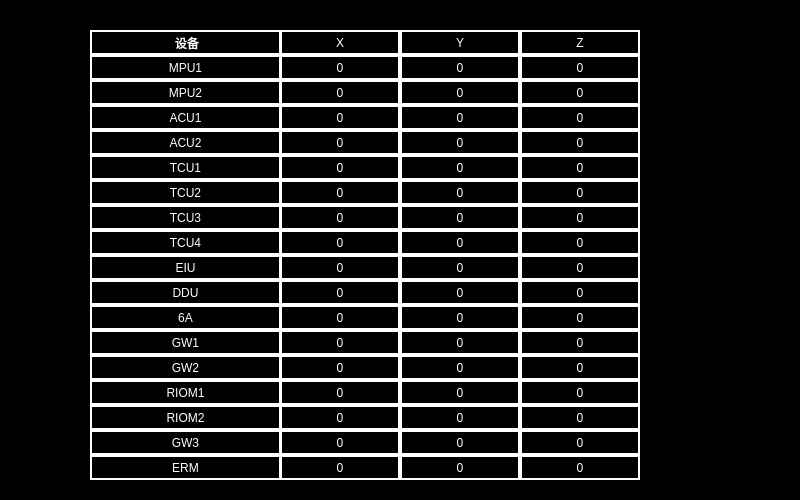
<?xml version="1.0" encoding="UTF-8"?>
<ui version="4.0">
 <class>DeviceDataVersion</class>
 <widget class="QWidget" name="DeviceDataVersion">
  <property name="geometry">
   <rect>
    <x>0</x>
    <y>0</y>
    <width>800</width>
    <height>500</height>
   </rect>
  </property>
  <property name="windowTitle">
   <string>Form</string>
  </property>
  <property name="styleSheet">
   <string notr="true">QWidget
{
	background-color: black;
}
QPushButton
{
	font:14px;
    color: rgb(0,0,0);
	background-color: rgb(0, 255, 0);
	border-top: 2px solid white;	
	border-left: 2px solid white;
}
QLabel
{
color:rgb(255,255,255);
border:2px  solid white;
}
</string>
  </property>
  <widget class="QLabel" name="label">
   <property name="geometry">
    <rect>
     <x>90</x>
     <y>30</y>
     <width>191</width>
     <height>25</height>
    </rect>
   </property>
   <property name="text">
    <string> 设备</string>
   </property>
   <property name="alignment">
    <set>Qt::AlignCenter</set>
   </property>
  </widget>
  <widget class="QLabel" name="label_2">
   <property name="geometry">
    <rect>
     <x>90</x>
     <y>55</y>
     <width>191</width>
     <height>25</height>
    </rect>
   </property>
   <property name="text">
    <string>MPU1</string>
   </property>
   <property name="alignment">
    <set>Qt::AlignCenter</set>
   </property>
  </widget>
  <widget class="QLabel" name="label_3">
   <property name="geometry">
    <rect>
     <x>90</x>
     <y>105</y>
     <width>191</width>
     <height>25</height>
    </rect>
   </property>
   <property name="text">
    <string>ACU1</string>
   </property>
   <property name="alignment">
    <set>Qt::AlignCenter</set>
   </property>
  </widget>
  <widget class="QLabel" name="label_4">
   <property name="geometry">
    <rect>
     <x>90</x>
     <y>80</y>
     <width>191</width>
     <height>25</height>
    </rect>
   </property>
   <property name="text">
    <string>MPU2</string>
   </property>
   <property name="alignment">
    <set>Qt::AlignCenter</set>
   </property>
  </widget>
  <widget class="QLabel" name="label_5">
   <property name="geometry">
    <rect>
     <x>90</x>
     <y>155</y>
     <width>191</width>
     <height>25</height>
    </rect>
   </property>
   <property name="text">
    <string>TCU1</string>
   </property>
   <property name="alignment">
    <set>Qt::AlignCenter</set>
   </property>
  </widget>
  <widget class="QLabel" name="label_6">
   <property name="geometry">
    <rect>
     <x>90</x>
     <y>130</y>
     <width>191</width>
     <height>25</height>
    </rect>
   </property>
   <property name="text">
    <string>ACU2</string>
   </property>
   <property name="alignment">
    <set>Qt::AlignCenter</set>
   </property>
  </widget>
  <widget class="QLabel" name="label_7">
   <property name="geometry">
    <rect>
     <x>90</x>
     <y>205</y>
     <width>191</width>
     <height>25</height>
    </rect>
   </property>
   <property name="text">
    <string>TCU3</string>
   </property>
   <property name="alignment">
    <set>Qt::AlignCenter</set>
   </property>
  </widget>
  <widget class="QLabel" name="label_8">
   <property name="geometry">
    <rect>
     <x>90</x>
     <y>180</y>
     <width>191</width>
     <height>25</height>
    </rect>
   </property>
   <property name="text">
    <string>TCU2</string>
   </property>
   <property name="alignment">
    <set>Qt::AlignCenter</set>
   </property>
  </widget>
  <widget class="QLabel" name="label_9">
   <property name="geometry">
    <rect>
     <x>90</x>
     <y>380</y>
     <width>191</width>
     <height>25</height>
    </rect>
   </property>
   <property name="text">
    <string>RIOM1</string>
   </property>
   <property name="alignment">
    <set>Qt::AlignCenter</set>
   </property>
  </widget>
  <widget class="QLabel" name="label_10">
   <property name="geometry">
    <rect>
     <x>90</x>
     <y>405</y>
     <width>191</width>
     <height>25</height>
    </rect>
   </property>
   <property name="text">
    <string>RIOM2</string>
   </property>
   <property name="alignment">
    <set>Qt::AlignCenter</set>
   </property>
  </widget>
  <widget class="QLabel" name="label_11">
   <property name="geometry">
    <rect>
     <x>90</x>
     <y>255</y>
     <width>191</width>
     <height>25</height>
    </rect>
   </property>
   <property name="text">
    <string>EIU</string>
   </property>
   <property name="alignment">
    <set>Qt::AlignCenter</set>
   </property>
  </widget>
  <widget class="QLabel" name="label_12">
   <property name="geometry">
    <rect>
     <x>90</x>
     <y>230</y>
     <width>191</width>
     <height>25</height>
    </rect>
   </property>
   <property name="text">
    <string>TCU4</string>
   </property>
   <property name="alignment">
    <set>Qt::AlignCenter</set>
   </property>
  </widget>
  <widget class="QLabel" name="label_13">
   <property name="geometry">
    <rect>
     <x>90</x>
     <y>305</y>
     <width>191</width>
     <height>25</height>
    </rect>
   </property>
   <property name="text">
    <string>6A</string>
   </property>
   <property name="alignment">
    <set>Qt::AlignCenter</set>
   </property>
  </widget>
  <widget class="QLabel" name="label_14">
   <property name="geometry">
    <rect>
     <x>90</x>
     <y>355</y>
     <width>191</width>
     <height>25</height>
    </rect>
   </property>
   <property name="text">
    <string>GW2</string>
   </property>
   <property name="alignment">
    <set>Qt::AlignCenter</set>
   </property>
  </widget>
  <widget class="QLabel" name="label_15">
   <property name="geometry">
    <rect>
     <x>90</x>
     <y>330</y>
     <width>191</width>
     <height>25</height>
    </rect>
   </property>
   <property name="text">
    <string>GW1</string>
   </property>
   <property name="alignment">
    <set>Qt::AlignCenter</set>
   </property>
  </widget>
  <widget class="QLabel" name="label_16">
   <property name="geometry">
    <rect>
     <x>90</x>
     <y>280</y>
     <width>191</width>
     <height>25</height>
    </rect>
   </property>
   <property name="text">
    <string>DDU</string>
   </property>
   <property name="alignment">
    <set>Qt::AlignCenter</set>
   </property>
  </widget>
  <widget class="QLabel" name="label_17">
   <property name="geometry">
    <rect>
     <x>90</x>
     <y>430</y>
     <width>191</width>
     <height>25</height>
    </rect>
   </property>
   <property name="text">
    <string>GW3</string>
   </property>
   <property name="alignment">
    <set>Qt::AlignCenter</set>
   </property>
  </widget>
  <widget class="QLabel" name="label_18">
   <property name="geometry">
    <rect>
     <x>90</x>
     <y>455</y>
     <width>191</width>
     <height>25</height>
    </rect>
   </property>
   <property name="text">
    <string>ERM</string>
   </property>
   <property name="alignment">
    <set>Qt::AlignCenter</set>
   </property>
  </widget>
  <widget class="QLabel" name="label_19">
   <property name="geometry">
    <rect>
     <x>280</x>
     <y>180</y>
     <width>120</width>
     <height>25</height>
    </rect>
   </property>
   <property name="text">
    <string>0</string>
   </property>
   <property name="alignment">
    <set>Qt::AlignCenter</set>
   </property>
  </widget>
  <widget class="QLabel" name="label_20">
   <property name="geometry">
    <rect>
     <x>280</x>
     <y>355</y>
     <width>120</width>
     <height>25</height>
    </rect>
   </property>
   <property name="text">
    <string>0</string>
   </property>
   <property name="alignment">
    <set>Qt::AlignCenter</set>
   </property>
  </widget>
  <widget class="QLabel" name="label_21">
   <property name="geometry">
    <rect>
     <x>280</x>
     <y>205</y>
     <width>120</width>
     <height>25</height>
    </rect>
   </property>
   <property name="text">
    <string>0</string>
   </property>
   <property name="alignment">
    <set>Qt::AlignCenter</set>
   </property>
  </widget>
  <widget class="QLabel" name="label_22">
   <property name="geometry">
    <rect>
     <x>280</x>
     <y>430</y>
     <width>120</width>
     <height>25</height>
    </rect>
   </property>
   <property name="text">
    <string>0</string>
   </property>
   <property name="alignment">
    <set>Qt::AlignCenter</set>
   </property>
  </widget>
  <widget class="QLabel" name="label_23">
   <property name="geometry">
    <rect>
     <x>280</x>
     <y>130</y>
     <width>120</width>
     <height>25</height>
    </rect>
   </property>
   <property name="text">
    <string>0</string>
   </property>
   <property name="alignment">
    <set>Qt::AlignCenter</set>
   </property>
  </widget>
  <widget class="QLabel" name="label_24">
   <property name="geometry">
    <rect>
     <x>280</x>
     <y>55</y>
     <width>120</width>
     <height>25</height>
    </rect>
   </property>
   <property name="text">
    <string>0</string>
   </property>
   <property name="alignment">
    <set>Qt::AlignCenter</set>
   </property>
  </widget>
  <widget class="QLabel" name="label_25">
   <property name="geometry">
    <rect>
     <x>280</x>
     <y>305</y>
     <width>120</width>
     <height>25</height>
    </rect>
   </property>
   <property name="text">
    <string>0</string>
   </property>
   <property name="alignment">
    <set>Qt::AlignCenter</set>
   </property>
  </widget>
  <widget class="QLabel" name="label_26">
   <property name="geometry">
    <rect>
     <x>280</x>
     <y>330</y>
     <width>120</width>
     <height>25</height>
    </rect>
   </property>
   <property name="text">
    <string>0</string>
   </property>
   <property name="alignment">
    <set>Qt::AlignCenter</set>
   </property>
  </widget>
  <widget class="QLabel" name="label_27">
   <property name="geometry">
    <rect>
     <x>280</x>
     <y>105</y>
     <width>120</width>
     <height>25</height>
    </rect>
   </property>
   <property name="text">
    <string>0</string>
   </property>
   <property name="alignment">
    <set>Qt::AlignCenter</set>
   </property>
  </widget>
  <widget class="QLabel" name="label_28">
   <property name="geometry">
    <rect>
     <x>280</x>
     <y>80</y>
     <width>120</width>
     <height>25</height>
    </rect>
   </property>
   <property name="text">
    <string>0</string>
   </property>
   <property name="alignment">
    <set>Qt::AlignCenter</set>
   </property>
  </widget>
  <widget class="QLabel" name="label_29">
   <property name="geometry">
    <rect>
     <x>280</x>
     <y>405</y>
     <width>120</width>
     <height>25</height>
    </rect>
   </property>
   <property name="text">
    <string>0</string>
   </property>
   <property name="alignment">
    <set>Qt::AlignCenter</set>
   </property>
  </widget>
  <widget class="QLabel" name="label_30">
   <property name="geometry">
    <rect>
     <x>280</x>
     <y>455</y>
     <width>120</width>
     <height>25</height>
    </rect>
   </property>
   <property name="text">
    <string>0</string>
   </property>
   <property name="alignment">
    <set>Qt::AlignCenter</set>
   </property>
  </widget>
  <widget class="QLabel" name="label_31">
   <property name="geometry">
    <rect>
     <x>280</x>
     <y>380</y>
     <width>120</width>
     <height>25</height>
    </rect>
   </property>
   <property name="text">
    <string>0</string>
   </property>
   <property name="alignment">
    <set>Qt::AlignCenter</set>
   </property>
  </widget>
  <widget class="QLabel" name="label_32">
   <property name="geometry">
    <rect>
     <x>280</x>
     <y>230</y>
     <width>120</width>
     <height>25</height>
    </rect>
   </property>
   <property name="text">
    <string>0</string>
   </property>
   <property name="alignment">
    <set>Qt::AlignCenter</set>
   </property>
  </widget>
  <widget class="QLabel" name="label_33">
   <property name="geometry">
    <rect>
     <x>280</x>
     <y>30</y>
     <width>120</width>
     <height>25</height>
    </rect>
   </property>
   <property name="text">
    <string>X</string>
   </property>
   <property name="alignment">
    <set>Qt::AlignCenter</set>
   </property>
  </widget>
  <widget class="QLabel" name="label_34">
   <property name="geometry">
    <rect>
     <x>280</x>
     <y>280</y>
     <width>120</width>
     <height>25</height>
    </rect>
   </property>
   <property name="text">
    <string>0</string>
   </property>
   <property name="alignment">
    <set>Qt::AlignCenter</set>
   </property>
  </widget>
  <widget class="QLabel" name="label_35">
   <property name="geometry">
    <rect>
     <x>280</x>
     <y>155</y>
     <width>120</width>
     <height>25</height>
    </rect>
   </property>
   <property name="text">
    <string>0</string>
   </property>
   <property name="alignment">
    <set>Qt::AlignCenter</set>
   </property>
  </widget>
  <widget class="QLabel" name="label_36">
   <property name="geometry">
    <rect>
     <x>280</x>
     <y>255</y>
     <width>120</width>
     <height>25</height>
    </rect>
   </property>
   <property name="text">
    <string>0</string>
   </property>
   <property name="alignment">
    <set>Qt::AlignCenter</set>
   </property>
  </widget>
  <widget class="QLabel" name="label_37">
   <property name="geometry">
    <rect>
     <x>400</x>
     <y>55</y>
     <width>120</width>
     <height>25</height>
    </rect>
   </property>
   <property name="text">
    <string>0</string>
   </property>
   <property name="alignment">
    <set>Qt::AlignCenter</set>
   </property>
  </widget>
  <widget class="QLabel" name="label_38">
   <property name="geometry">
    <rect>
     <x>400</x>
     <y>455</y>
     <width>120</width>
     <height>25</height>
    </rect>
   </property>
   <property name="text">
    <string>0</string>
   </property>
   <property name="alignment">
    <set>Qt::AlignCenter</set>
   </property>
  </widget>
  <widget class="QLabel" name="label_39">
   <property name="geometry">
    <rect>
     <x>400</x>
     <y>405</y>
     <width>120</width>
     <height>25</height>
    </rect>
   </property>
   <property name="text">
    <string>0</string>
   </property>
   <property name="alignment">
    <set>Qt::AlignCenter</set>
   </property>
  </widget>
  <widget class="QLabel" name="label_40">
   <property name="geometry">
    <rect>
     <x>400</x>
     <y>430</y>
     <width>120</width>
     <height>25</height>
    </rect>
   </property>
   <property name="text">
    <string>0</string>
   </property>
   <property name="alignment">
    <set>Qt::AlignCenter</set>
   </property>
  </widget>
  <widget class="QLabel" name="label_41">
   <property name="geometry">
    <rect>
     <x>400</x>
     <y>330</y>
     <width>120</width>
     <height>25</height>
    </rect>
   </property>
   <property name="text">
    <string>0</string>
   </property>
   <property name="alignment">
    <set>Qt::AlignCenter</set>
   </property>
  </widget>
  <widget class="QLabel" name="label_42">
   <property name="geometry">
    <rect>
     <x>400</x>
     <y>155</y>
     <width>120</width>
     <height>25</height>
    </rect>
   </property>
   <property name="text">
    <string>0</string>
   </property>
   <property name="alignment">
    <set>Qt::AlignCenter</set>
   </property>
  </widget>
  <widget class="QLabel" name="label_43">
   <property name="geometry">
    <rect>
     <x>400</x>
     <y>180</y>
     <width>120</width>
     <height>25</height>
    </rect>
   </property>
   <property name="text">
    <string>0</string>
   </property>
   <property name="alignment">
    <set>Qt::AlignCenter</set>
   </property>
  </widget>
  <widget class="QLabel" name="label_44">
   <property name="geometry">
    <rect>
     <x>400</x>
     <y>355</y>
     <width>120</width>
     <height>25</height>
    </rect>
   </property>
   <property name="text">
    <string>0</string>
   </property>
   <property name="alignment">
    <set>Qt::AlignCenter</set>
   </property>
  </widget>
  <widget class="QLabel" name="label_45">
   <property name="geometry">
    <rect>
     <x>400</x>
     <y>280</y>
     <width>120</width>
     <height>25</height>
    </rect>
   </property>
   <property name="text">
    <string>0</string>
   </property>
   <property name="alignment">
    <set>Qt::AlignCenter</set>
   </property>
  </widget>
  <widget class="QLabel" name="label_46">
   <property name="geometry">
    <rect>
     <x>400</x>
     <y>255</y>
     <width>120</width>
     <height>25</height>
    </rect>
   </property>
   <property name="text">
    <string>0</string>
   </property>
   <property name="alignment">
    <set>Qt::AlignCenter</set>
   </property>
  </widget>
  <widget class="QLabel" name="label_47">
   <property name="geometry">
    <rect>
     <x>400</x>
     <y>80</y>
     <width>120</width>
     <height>25</height>
    </rect>
   </property>
   <property name="text">
    <string>0</string>
   </property>
   <property name="alignment">
    <set>Qt::AlignCenter</set>
   </property>
  </widget>
  <widget class="QLabel" name="label_48">
   <property name="geometry">
    <rect>
     <x>400</x>
     <y>130</y>
     <width>120</width>
     <height>25</height>
    </rect>
   </property>
   <property name="text">
    <string>0</string>
   </property>
   <property name="alignment">
    <set>Qt::AlignCenter</set>
   </property>
  </widget>
  <widget class="QLabel" name="label_49">
   <property name="geometry">
    <rect>
     <x>400</x>
     <y>230</y>
     <width>120</width>
     <height>25</height>
    </rect>
   </property>
   <property name="text">
    <string>0</string>
   </property>
   <property name="alignment">
    <set>Qt::AlignCenter</set>
   </property>
  </widget>
  <widget class="QLabel" name="label_50">
   <property name="geometry">
    <rect>
     <x>400</x>
     <y>205</y>
     <width>120</width>
     <height>25</height>
    </rect>
   </property>
   <property name="text">
    <string>0</string>
   </property>
   <property name="alignment">
    <set>Qt::AlignCenter</set>
   </property>
  </widget>
  <widget class="QLabel" name="label_51">
   <property name="geometry">
    <rect>
     <x>400</x>
     <y>305</y>
     <width>120</width>
     <height>25</height>
    </rect>
   </property>
   <property name="text">
    <string>0</string>
   </property>
   <property name="alignment">
    <set>Qt::AlignCenter</set>
   </property>
  </widget>
  <widget class="QLabel" name="label_52">
   <property name="geometry">
    <rect>
     <x>400</x>
     <y>30</y>
     <width>120</width>
     <height>25</height>
    </rect>
   </property>
   <property name="text">
    <string>Y</string>
   </property>
   <property name="alignment">
    <set>Qt::AlignCenter</set>
   </property>
  </widget>
  <widget class="QLabel" name="label_53">
   <property name="geometry">
    <rect>
     <x>400</x>
     <y>105</y>
     <width>120</width>
     <height>25</height>
    </rect>
   </property>
   <property name="text">
    <string>0</string>
   </property>
   <property name="alignment">
    <set>Qt::AlignCenter</set>
   </property>
  </widget>
  <widget class="QLabel" name="label_54">
   <property name="geometry">
    <rect>
     <x>400</x>
     <y>380</y>
     <width>120</width>
     <height>25</height>
    </rect>
   </property>
   <property name="text">
    <string>0</string>
   </property>
   <property name="alignment">
    <set>Qt::AlignCenter</set>
   </property>
  </widget>
  <widget class="QLabel" name="label_55">
   <property name="geometry">
    <rect>
     <x>520</x>
     <y>30</y>
     <width>120</width>
     <height>25</height>
    </rect>
   </property>
   <property name="text">
    <string>Z</string>
   </property>
   <property name="alignment">
    <set>Qt::AlignCenter</set>
   </property>
  </widget>
  <widget class="QLabel" name="label_56">
   <property name="geometry">
    <rect>
     <x>520</x>
     <y>455</y>
     <width>120</width>
     <height>25</height>
    </rect>
   </property>
   <property name="text">
    <string>0</string>
   </property>
   <property name="alignment">
    <set>Qt::AlignCenter</set>
   </property>
  </widget>
  <widget class="QLabel" name="label_57">
   <property name="geometry">
    <rect>
     <x>520</x>
     <y>130</y>
     <width>120</width>
     <height>25</height>
    </rect>
   </property>
   <property name="text">
    <string>0</string>
   </property>
   <property name="alignment">
    <set>Qt::AlignCenter</set>
   </property>
  </widget>
  <widget class="QLabel" name="label_58">
   <property name="geometry">
    <rect>
     <x>520</x>
     <y>105</y>
     <width>120</width>
     <height>25</height>
    </rect>
   </property>
   <property name="text">
    <string>0</string>
   </property>
   <property name="alignment">
    <set>Qt::AlignCenter</set>
   </property>
  </widget>
  <widget class="QLabel" name="label_59">
   <property name="geometry">
    <rect>
     <x>520</x>
     <y>55</y>
     <width>120</width>
     <height>25</height>
    </rect>
   </property>
   <property name="text">
    <string>0</string>
   </property>
   <property name="alignment">
    <set>Qt::AlignCenter</set>
   </property>
  </widget>
  <widget class="QLabel" name="label_60">
   <property name="geometry">
    <rect>
     <x>520</x>
     <y>80</y>
     <width>120</width>
     <height>25</height>
    </rect>
   </property>
   <property name="text">
    <string>0</string>
   </property>
   <property name="alignment">
    <set>Qt::AlignCenter</set>
   </property>
  </widget>
  <widget class="QLabel" name="label_61">
   <property name="geometry">
    <rect>
     <x>520</x>
     <y>330</y>
     <width>120</width>
     <height>25</height>
    </rect>
   </property>
   <property name="text">
    <string>0</string>
   </property>
   <property name="alignment">
    <set>Qt::AlignCenter</set>
   </property>
  </widget>
  <widget class="QLabel" name="label_62">
   <property name="geometry">
    <rect>
     <x>520</x>
     <y>155</y>
     <width>120</width>
     <height>25</height>
    </rect>
   </property>
   <property name="text">
    <string>0</string>
   </property>
   <property name="alignment">
    <set>Qt::AlignCenter</set>
   </property>
  </widget>
  <widget class="QLabel" name="label_63">
   <property name="geometry">
    <rect>
     <x>520</x>
     <y>305</y>
     <width>120</width>
     <height>25</height>
    </rect>
   </property>
   <property name="text">
    <string>0</string>
   </property>
   <property name="alignment">
    <set>Qt::AlignCenter</set>
   </property>
  </widget>
  <widget class="QLabel" name="label_64">
   <property name="geometry">
    <rect>
     <x>520</x>
     <y>230</y>
     <width>120</width>
     <height>25</height>
    </rect>
   </property>
   <property name="text">
    <string>0</string>
   </property>
   <property name="alignment">
    <set>Qt::AlignCenter</set>
   </property>
  </widget>
  <widget class="QLabel" name="label_65">
   <property name="geometry">
    <rect>
     <x>520</x>
     <y>405</y>
     <width>120</width>
     <height>25</height>
    </rect>
   </property>
   <property name="text">
    <string>0</string>
   </property>
   <property name="alignment">
    <set>Qt::AlignCenter</set>
   </property>
  </widget>
  <widget class="QLabel" name="label_66">
   <property name="geometry">
    <rect>
     <x>520</x>
     <y>205</y>
     <width>120</width>
     <height>25</height>
    </rect>
   </property>
   <property name="text">
    <string>0</string>
   </property>
   <property name="alignment">
    <set>Qt::AlignCenter</set>
   </property>
  </widget>
  <widget class="QLabel" name="label_67">
   <property name="geometry">
    <rect>
     <x>520</x>
     <y>355</y>
     <width>120</width>
     <height>25</height>
    </rect>
   </property>
   <property name="text">
    <string>0</string>
   </property>
   <property name="alignment">
    <set>Qt::AlignCenter</set>
   </property>
  </widget>
  <widget class="QLabel" name="label_68">
   <property name="geometry">
    <rect>
     <x>520</x>
     <y>430</y>
     <width>120</width>
     <height>25</height>
    </rect>
   </property>
   <property name="text">
    <string>0</string>
   </property>
   <property name="alignment">
    <set>Qt::AlignCenter</set>
   </property>
  </widget>
  <widget class="QLabel" name="label_69">
   <property name="geometry">
    <rect>
     <x>520</x>
     <y>380</y>
     <width>120</width>
     <height>25</height>
    </rect>
   </property>
   <property name="text">
    <string>0</string>
   </property>
   <property name="alignment">
    <set>Qt::AlignCenter</set>
   </property>
  </widget>
  <widget class="QLabel" name="label_70">
   <property name="geometry">
    <rect>
     <x>520</x>
     <y>255</y>
     <width>120</width>
     <height>25</height>
    </rect>
   </property>
   <property name="text">
    <string>0</string>
   </property>
   <property name="alignment">
    <set>Qt::AlignCenter</set>
   </property>
  </widget>
  <widget class="QLabel" name="label_71">
   <property name="geometry">
    <rect>
     <x>520</x>
     <y>280</y>
     <width>120</width>
     <height>25</height>
    </rect>
   </property>
   <property name="text">
    <string>0</string>
   </property>
   <property name="alignment">
    <set>Qt::AlignCenter</set>
   </property>
  </widget>
  <widget class="QLabel" name="label_72">
   <property name="geometry">
    <rect>
     <x>520</x>
     <y>180</y>
     <width>120</width>
     <height>25</height>
    </rect>
   </property>
   <property name="text">
    <string>0</string>
   </property>
   <property name="alignment">
    <set>Qt::AlignCenter</set>
   </property>
  </widget>
 </widget>
 <resources/>
 <connections/>
</ui>
